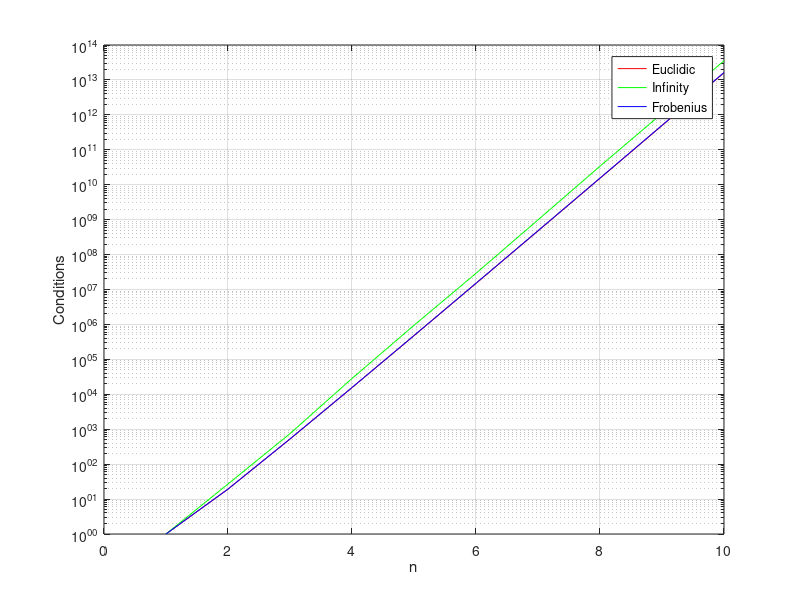
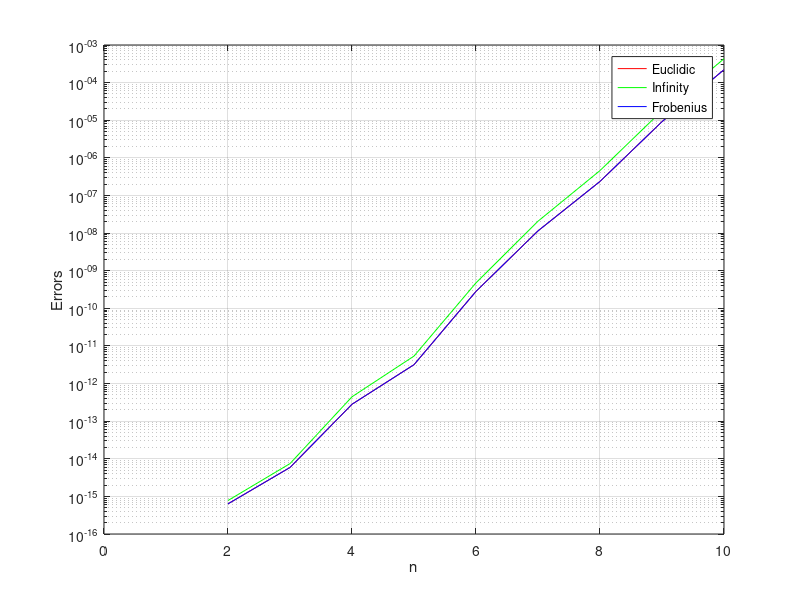

MATLAB code for these plots, in order:
function [] = testHilbert()
    maxn = 10;
    close all;

    conditions = zeros(maxn, 3);
    errors     = zeros(maxn, 3);

    for n = 1:maxn
        H = hilb(n);

        conditions(n, 1) = cond(H, 2);     % euclidic
        conditions(n, 2) = cond(H, inf);   % infinity
        conditions(n, 3) = cond(H, 'fro'); % frobenius

        v = ones(n, 1);
        b = H * v;
        x = H \ b;

        errors(n, 1) = norm(x-v,  2   ) / norm(v,  2   ); % euclidic
        errors(n, 2) = norm(x-v,  inf ) / norm(v,  inf ); % infinity
        errors(n, 3) = norm(x-v, 'fro') / norm(v, 'fro'); % frobenius
    end

    semilogy(conditions(:, 1), 'r');
    hold on;
    semilogy(conditions(:, 2), 'g');
    semilogy(conditions(:, 3), 'b');

    grid on;
    legend('Euclidic', 'Infinity', 'Frobenius');
    xlabel('n');
    ylabel('Conditions');
    hold off;


    figure;
    semilogy(errors(:, 1), 'r');
    hold on;
    semilogy(errors(:, 2), 'g');
    semilogy(errors(:, 3), 'b');

    grid on;
    legend('Euclidic', 'Infinity', 'Frobenius');
    xlabel('n');
    ylabel('Errors');
    hold off;
end
